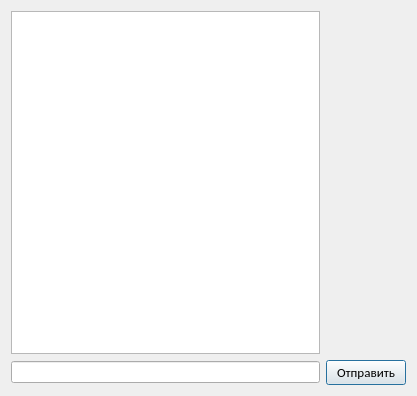
<?xml version="1.0" encoding="UTF-8"?>
<ui version="4.0">
 <class>chat</class>
 <widget class="QDialog" name="chat">
  <property name="enabled">
   <bool>true</bool>
  </property>
  <property name="geometry">
   <rect>
    <x>0</x>
    <y>0</y>
    <width>417</width>
    <height>396</height>
   </rect>
  </property>
  <property name="windowTitle">
   <string>Dialog</string>
  </property>
  <layout class="QGridLayout" name="gridLayout">
   <item row="4" column="2">
    <widget class="QPushButton" name="pushButton">
     <property name="font">
      <font>
       <family>Calibri</family>
       <pointsize>10</pointsize>
      </font>
     </property>
     <property name="text">
      <string>Отправить</string>
     </property>
    </widget>
   </item>
   <item row="0" column="0">
    <widget class="QTextEdit" name="textEdit">
     <property name="enabled">
      <bool>true</bool>
     </property>
     <property name="font">
      <font>
       <family>Calibri</family>
       <pointsize>10</pointsize>
      </font>
     </property>
     <property name="readOnly">
      <bool>true</bool>
     </property>
    </widget>
   </item>
   <item row="4" column="0">
    <widget class="QLineEdit" name="lineEdit"/>
   </item>
  </layout>
 </widget>
 <resources/>
 <connections/>
</ui>
